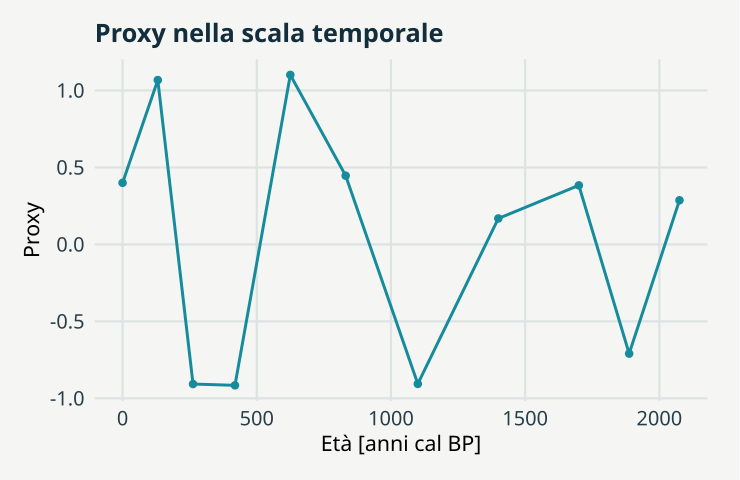

Write R code to recreate this figure.
# GeoStat Lab — funzioni comuni. R >= 4.3; ggplot2 >= 3.4; jsonlite.
suppressPackageStartupMessages(library(ggplot2))
col_geo <- c('#168B9C','#BC5B35','#7054A4','#A17B19','#227864','#64748B')
theme_set(theme_minimal(base_size=17, base_family='sans') + theme(
  plot.background=element_rect(fill='#F5F6F3',colour=NA),
  panel.background=element_rect(fill='#F5F6F3',colour=NA),
  panel.grid.minor=element_blank(),panel.grid.major=element_line(colour='#DCE3E2'),
  plot.title=element_text(size=19,face='bold',colour='#122D3B'),
  plot.subtitle=element_text(size=13,colour='#405560',margin=margin(b=12)),
  axis.text=element_text(size=15,colour='#273E4A'),axis.title=element_text(size=16),
  legend.position='bottom',legend.title=element_blank(),legend.text=element_text(size=14),
  strip.text=element_text(size=15,face='bold'),plot.margin=margin(18,24,18,18)))
metric <- function(...) data.frame(grandezza=names(c(...)),valore=as.character(c(...)),check.names=FALSE)
f <- function(x,d=3) {out<-formatC(x,digits=d,format='fg');out[!is.finite(x)]<-'Non definito';out}
line_plot <- function(d,x='x',y='y',title='',xl=x,yl=y,group=NULL) {
 p<-ggplot(d,aes(x=.data[[x]],y=.data[[y]]))
 if(is.null(group)) p<-p+geom_line(colour=col_geo[1],linewidth=1.05) else p<-p+aes(colour=.data[[group]],group=.data[[group]])+geom_line(linewidth=1)+scale_colour_manual(values=col_geo)
 p+labs(title=title,x=xl,y=yl)
}
point_plot <- function(d,x='x',y='y',title='',xl=x,yl=y,group=NULL) {
 p<-ggplot(d,aes(x=.data[[x]],y=.data[[y]]))
 if(is.null(group))p<-p+geom_point(colour=col_geo[1],size=2.5,alpha=.8) else p<-p+aes(colour=.data[[group]])+geom_point(size=2.7,alpha=.85)+scale_colour_manual(values=col_geo)
 p+labs(title=title,x=xl,y=yl)
}
hist_plot<-function(x,title='',xl='Valore',bins=20)ggplot(data.frame(x=x),aes(x))+geom_histogram(bins=bins,fill=col_geo[1],colour='#F5F6F3')+labs(title=title,x=xl,y='Frequenza')
bar_plot<-function(d,x='gruppo',y='valore',title='',yl='Valore')ggplot(d,aes(x=.data[[x]],y=.data[[y]],fill=.data[[x]]))+geom_col(width=.65)+scale_fill_manual(values=rep(col_geo,length.out=length(unique(d[[x]])) ))+guides(fill='none')+labs(title=title,x=NULL,y=yl)
map_plot<-function(d,z='z',title='',xl='Est [km]',yl='Nord [km]')ggplot(d,aes(x,y,fill=.data[[z]]))+geom_raster()+coord_equal()+scale_fill_gradientn(colours=c('#153F56','#298C9C','#B8CDB2','#F1D889','#AD542F'))+labs(title=title,x=xl,y=yl)
acf_data<-function(x,lag=20){a<-acf(x,lag.max=min(lag,length(x)-1),plot=FALSE);data.frame(x=as.vector(a$lag)[-1],y=as.vector(a$acf)[-1])}
# AR(1), distribuzione marginale stazionaria N(0, 1).
ar_series<-function(n,rho){x<-numeric(n);x[1]<-rnorm(1);for(i in 2:n)x[i]<-rho*x[i-1]+sqrt(1-rho^2)*rnorm(1);x}
# Distanze euclidee in unità metriche già dichiarate; nessuna conversione implicita di CRS.
dist_cross<-function(a,b)sqrt(outer(a[,1],b[,1],'-')^2+outer(a[,2],b[,2],'-')^2)
# Predittore IDW: i punti coincidenti ricevono esattamente il valore osservato.
idw<-function(xy,z,new,power=2){dd<-dist_cross(new,xy);apply(dd,1,function(d)if(any(d<1e-10))mean(z[d<1e-10])else weighted.mean(z,d^(-power)))}
# CART didattico binario: divisioni assiali che minimizzano l'impurità di Gini.
cart_fit<-function(x,y,depth=2,minleaf=4){
 node<-list(p=mean(y),n=length(y));if(depth<1||length(unique(y))<2||length(y)<2*minleaf)return(node)
 best<-Inf
 for(j in seq_len(ncol(x))){v<-sort(unique(x[,j])); if(length(v)<2)next
  for(cut in (head(v,-1)+tail(v,-1))/2){left<-x[,j]<=cut;nl<-sum(left);nr<-sum(!left);if(min(nl,nr)<minleaf)next
   score<-nl*mean(y[left])*(1-mean(y[left]))+nr*mean(y[!left])*(1-mean(y[!left]))
   if(score<best){best<-score;node$j<-j;node$cut<-cut;split<-left}
  }
 }
 if(is.finite(best)){node$left<-cart_fit(x[split,,drop=FALSE],y[split],depth-1,minleaf);node$right<-cart_fit(x[!split,,drop=FALSE],y[!split],depth-1,minleaf)};node
}
cart_predict<-function(tree,x)apply(x,1,function(row){t<-tree;while(!is.null(t$j))t<-if(row[t$j]<=t$cut)t$left else t$right;t$p})

p <- list(step = 15, seed = 17)
set.seed(p$seed)
z <- c(0, 40, 80, 120, 160)

t <- c(0, 350, 900, 1700, 2200)

d <- seq(0, 160, p$step)

age <- approx(z, t, d)$y

proxy <- sin(d/8) + 0.4 * cos(d/3)

data <- data.frame(profondita = d, eta = age, proxy = proxy)

plots <- list(line_plot(data, "eta", "proxy", "Proxy nella scala temporale", "Età [anni cal BP]", 
    "Proxy") + geom_point(colour = col_geo[1], size = 2))

metrics <- metric(Campioni = length(d), `Intervallo minimo [anni]` = f(min(diff(age))), `Intervallo massimo [anni]` = f(max(diff(age))))
print(metrics,row.names=FALSE)
ggplot2::ggsave('m13-proxy-B.svg',plots[[1]],device=svglite::svglite,width=7.7,height=5.0,bg='#F8F6F1')
